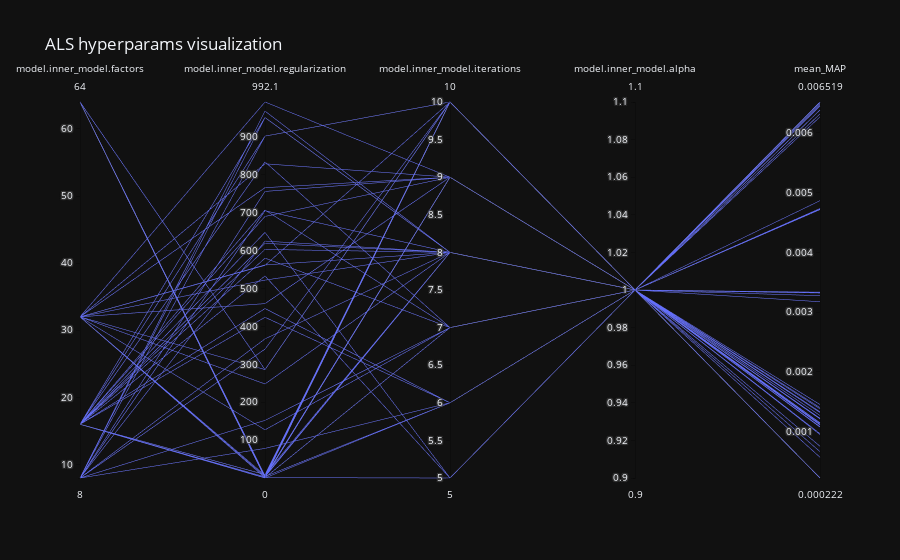

Source (notebook cell):
### Code cell
pex.parallel_coordinates(als_hyperparams, dimensions=als_hyperparams.columns, title="ALS hyperparams visualization")
